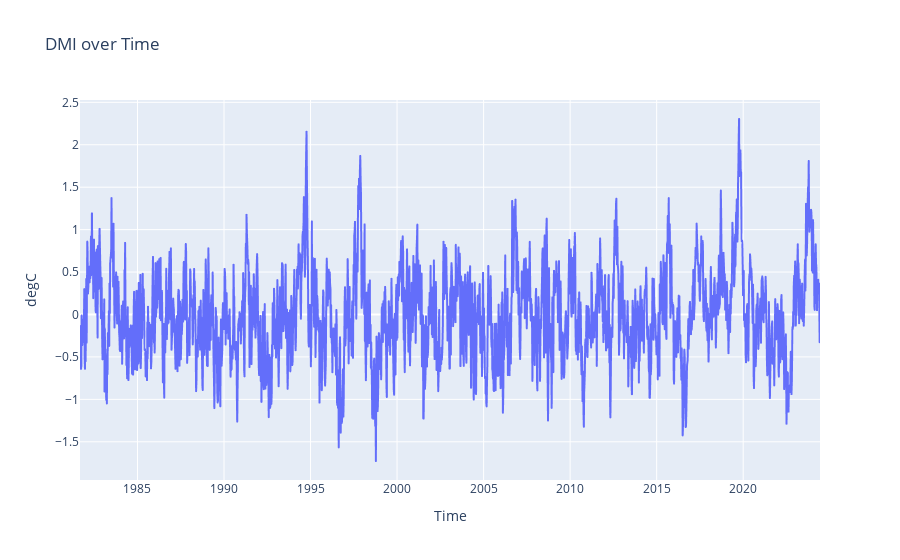

Here is the notebook cell this chart was saved with:
### Code cell
visualize_indian_ocean_data(dmi, 'DMI')

### Figure 1 — Plotly figure (JSON) as saved in the notebook; plotly's stock layout.template omitted (floating-point values rounded to 4 significant figures; data arrays with more than 128 entries replaced by an {"elided": "..."} marker saying what was removed)
{"data": [{"hovertemplate": "Time=%{x}<br>Dipole Mode Index (base period 1991-2020, data from OISST) (degC)=%{y}<extra></extra>", "legendgroup": "", "line": {"color": "#636efa", "dash": "solid"}, "marker": {"symbol": "circle"}, "mode": "lines", "name": "", "showlegend": false, "type": "scattergl", "x": {"elided": "2232 str values"}, "xaxis": "x", "y": {"elided": "2232 float values"}, "yaxis": "y"}], "layout": {"legend": {"tracegroupgap": 0}, "showlegend": false, "title": {"text": "DMI over Time"}, "xaxis": {"anchor": "y", "domain": [0, 1], "title": {"text": "Time"}}, "yaxis": {"anchor": "x", "domain": [0, 1], "title": {"text": "degC"}}}}
